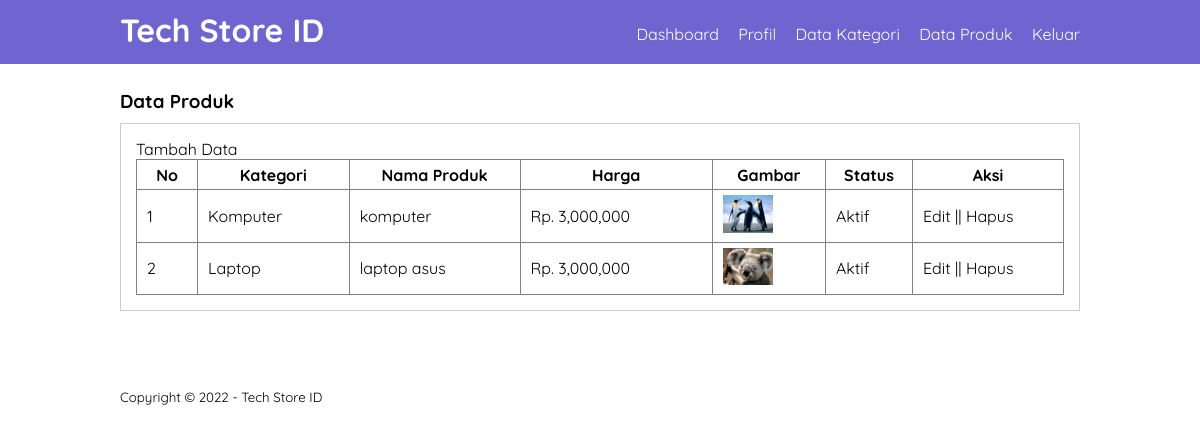
The app's page /data-produk.php (signed in) with its own data.
### tables this page shows
CREATE TABLE `tb_product` (
  `product_id` int(11) NOT NULL,
  `category_id` int(11) NOT NULL,
  `product_name` varchar(100) NOT NULL,
  `product_price` int(11) NOT NULL,
  `product_description` text NOT NULL,
  `product_image` varchar(100) NOT NULL,
  `product_status` tinyint(1) NOT NULL,
  `date_created` timestamp NOT NULL DEFAULT CURRENT_TIMESTAMP
);

CREATE TABLE `tb_category` (
  `category_id` int(11) NOT NULL,
  `category_name` varchar(25) NOT NULL
);

### data-produk.php (the view, shortened to what this page needs)
<?php
include 'koneksi.php';
?>
<!DOCTYPE html>
<html lang="en">
<head>
    <link rel="stylesheet" href="css/style.css">
</head>
<body>
    <header>
        <div class="container">
            <h1><a href="dashboard.php"> Tech Store ID</h1>
            <ul>
                <li><a href="dashboard.php">Dashboard</a></li>
                <li><a href="profil.php">Profil</a></li>
                <li><a href="data-kategori.php">Data Kategori</a></li>
                <li><a href="data-produk.php">Data Produk</a></li>
                <li><a href="keluar.php">Keluar</a></li>
            </ul>
        </div>
    </header>
    <div class="section">
        <div class="container">
            <h3>Data Produk</h3>
            <div class="box">
                <p><a href="tambah-produk.php">Tambah Data</a></p>
                <table border="1" cellspacing="0" class="table">
                    <thead>
                        <tr>
                            <th width="60px">No</th>
                            <th>Kategori</th>
                            <th>Nama Produk</th>
                            <th>Harga</th>
                            <th>Gambar</th>
                            <th>Status</th>
                            <th width="150px">Aksi</th>
                        </tr>
                    </thead>
                    <tbody>
                        <?php
                        $no = 1;
                        $produk = mysqli_query($conn, "SELECT * FROM tb_product LEFT JOIN tb_category USING (category_id) ORDER BY product_id DESC");
                        if (mysqli_num_rows($produk) > 0) {
                            while ($row = mysqli_fetch_array($produk)) {
                                ?>
                                <tr>
                                    <td><?php echo $no++ ?></td>
                                    <td><?php echo $row['category_name'] ?></td>
                                    <td><?php echo $row['product_name'] ?></td>
                                    <td>Rp. <?php echo number_format($row['product_price']) ?></td>
                                    <td><a href="produk/<?php echo $row['product_image'] ?>" target="_blank"><img src="produk/<?php echo $row['product_image'] ?>" width="50px"></a></td>
                                    <td><?php echo ($row['product_status'] == 0) ? 'Tidak Aktif' : 'Aktif'; ?></td>
                                    <td><a href="edit-produk.php?id=<?php echo $row['product_id'] ?>">Edit</a> || <a href="proses-hapus.php?idp=<?php echo $row['product_id'] ?>" onclick=" return confirm('Yakin Ingin Hapus ?') ">Hapus</a> </td>
                                </tr>
                            <?php }
                            } else { ?>
                            <tr>
                                <td colspan="7">Tidak Ada Data</td>
                            </tr>
                        <?php } ?>
                    </tbody>
                </table>
            </div>
        </div>
    </div>
    <footer>
        <div class="container">
            <small>Copyright &copy; 2022 - Tech Store ID</small>
        </div>
    </footer>
</body>
</html>

### css/style.css (style rules this page uses)
* { padding: 0; margin: 0; font-family: 'Quicksand', sans-serif; }
body { background-color: #fff; }
a { color: inherit; text-decoration: none; }
header { background-color: #7065d0; color: #fff; }
header h1 { float: left; padding: 10px 0; }
header ul { float: right; }
header ul li { display: inline-block; }
header ul li a { padding: 20px 0 20px 15px; display: inline-block; }
footer { padding: 25px 0; }
.container { width: 80%; margin: 0 auto; }
.container:after { content: ''; display: block; clear: both; }
.section { padding: 25px 0; }
.box { background-color: #fff; border: 1px solid #ccc; padding: 15px; box-sizing: border-box; margin: 10px 0 25px 0; }
.box:after { content: ''; display: block; clear: both; }
.table { width: 100%; border-collapse: collapse; }
.table tr { height: 30px; }
.table td { padding: 5px 10px; }

### records on screen
tb_product: category.category_name "Komputer", product_name "komputer", product_price "3,000,000", product_image (picture), product_status "Aktif"
tb_product: category.category_name "Laptop", product_name "laptop asus", product_price "3,000,000", product_image (picture), product_status "Aktif"
